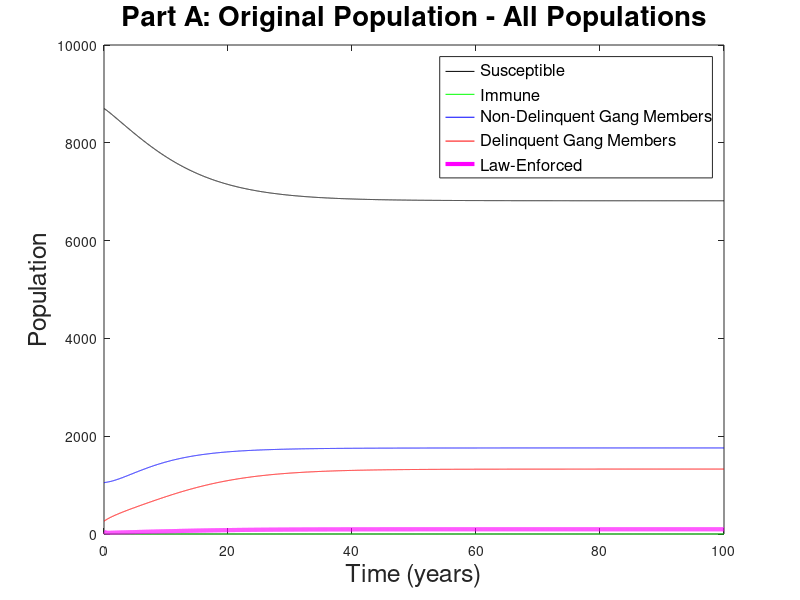
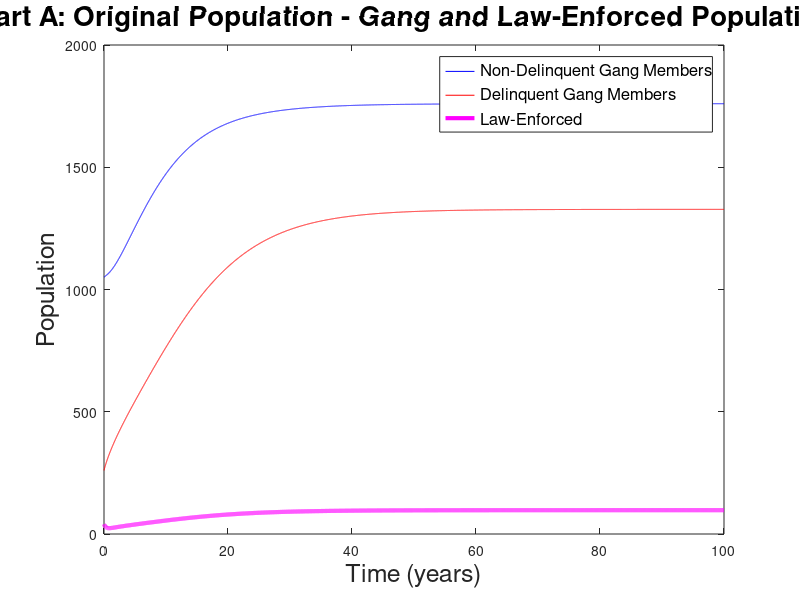
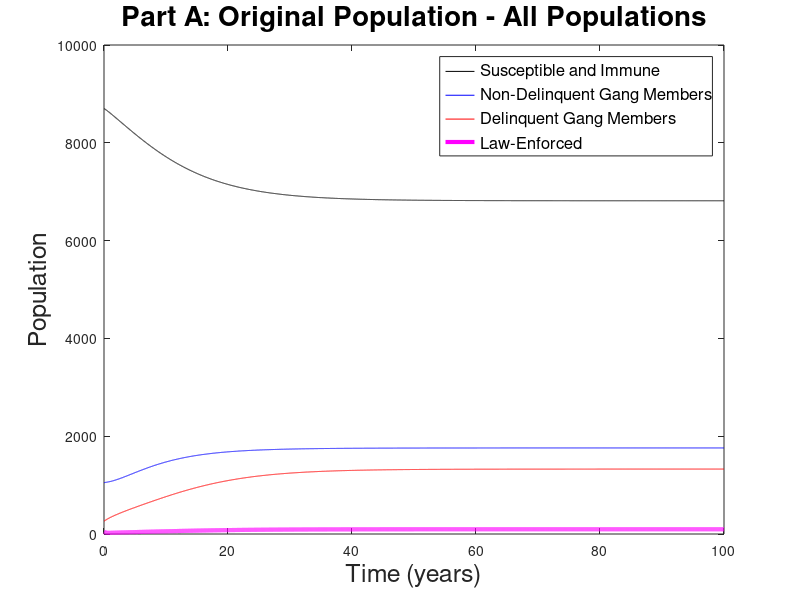
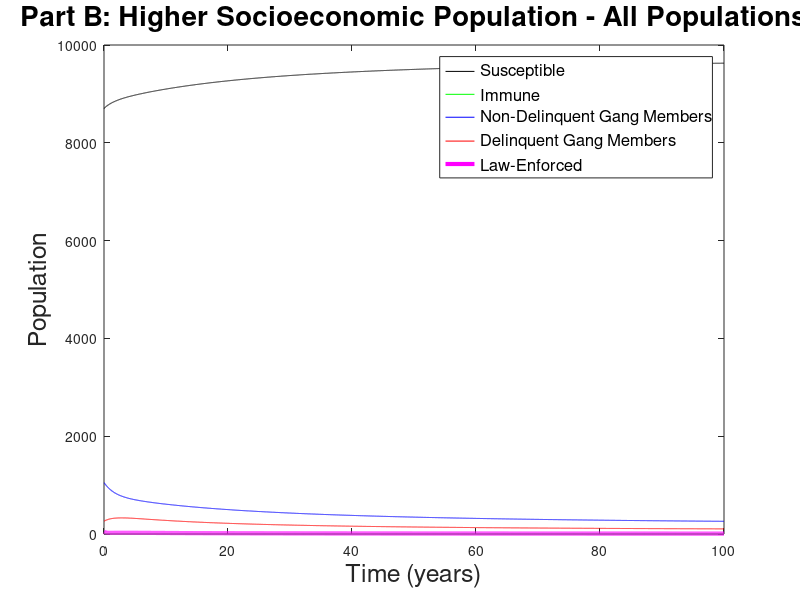

These figures' MATLAB source, in order:

% Juvenile Delinquency Model
% MTH/CSC 4170 - Project 2

%% Clear workspace
clear all;
close all;

%% Initialize variables

% Set up time increment and time vector
deltaX = 0.01;       % time step (years)
tf = 100;            % final time (years)
x = 0:deltaX:tf;     % time vector (years)

% Constants
N0 = 10000;          % total juvenile population
b = 0.60;            % gang recruitment rate (1/year)
a = 0.14;            % independent delinquency rate (1/year)
r = 0.235;           % arrest rate (1/year)
%r = 0.296;           % intervention arrest rate (1/year)
u = 3;               % release rate (1/year)
m = 1/5;             % aging rate (1/year)
v = 0.0;             % intervention rate (1/year)

%% Run both scenarios

for scenario = 1:2

    % Part A and Part B parameters
    if scenario == 1
        p = 1.00;    % peer pressure rate (1/year)
        q = 0.30;    % gang departure rate (1/year)
        scenarioName = 'Part A: Original Population';
    else
        p = 0.42;    % peer pressure rate (1/year)
        q = 0.50;    % gang departure rate (1/year)
        scenarioName = 'Part B: Higher Socioeconomic Population';
    end

    % Set up stock variables and initial conditions
    S(1) = 0.87 * N0;  % Susceptible
    G(1) = 0.105 * N0;  % Non-delinquent gang members
    D(1) = 0.026 * N0;  % Delinquent gang members
    L(1) = 0.004 * N0;  % Arrested and law-enforced
    V(1) = 0;           % Protected through early intervention

    %% Main loop
    for i = 2:length(x)

        % Compute transition rates (people per year)
        % Forward Euler

        % Susceptible to gang member
        S_to_G = (b / N0) * S(i-1) * (G(i-1) + D(i-1));

        % Gang member to susceptible
        G_to_S = q * G(i-1);

        % Gang member to delinquent through peer pressure
        G_to_D_Peer = (p / N0) * G(i-1) * D(i-1);

        % Gang member to delinquent through personal issues
        G_to_D_Personal = a * G(i-1);

        % Delinquent to law-enforced
        D_to_L = r * D(i-1);

        % Law-enforced released equally to S, G, and D
        L_to_S = (u / 3) * L(i-1);
        L_to_G = (u / 3) * L(i-1);
        L_to_D = (u / 3) * L(i-1);

        % Susceptible to immune
        S_to_V = v * S(i-1);

        % Aging into and out of the population
        Enter_S = m * N0;

        S_Out = m * S(i-1);
        V_Out = m * V(i-1);
        G_Out = m * G(i-1);
        D_Out = m * D(i-1);
        L_Out = m * L(i-1);

        % Update populations using Forward Euler
        S(i) = S(i-1) + deltaX * ...
            (Enter_S + G_to_S + L_to_S - S_to_G - S_Out - S_to_V);

        V(i) = V(i-1) + deltaX * (S_to_V - V_Out);

        G(i) = G(i-1) + deltaX * ...
            (S_to_G + L_to_G - G_to_S - G_to_D_Peer ...
            - G_to_D_Personal - G_Out);

        D(i) = D(i-1) + deltaX * ...
            (G_to_D_Peer + G_to_D_Personal + L_to_D ...
            - D_to_L - D_Out);

        L(i) = L(i-1) + deltaX * ...
            (D_to_L - L_to_S - L_to_G - L_to_D - L_Out);

    end

    %% Plot Solutions

    % First Plot: All Populations
    figure()
    plot(x, S, 'k', ...
         x, V, 'g', ...
         x, G, 'b', ...
         x, D, 'r', ...
         x, L, 'm', 'LineWidth', 3.0);

    xlabel('Time (years)', 'fontsize', 18);
    ylabel('Population', 'fontsize', 18);

    legend({'Susceptible', 'Immune', 'Non-Delinquent Gang Members', ...
            'Delinquent Gang Members', 'Law-Enforced'}, ...
            'fontsize', 12, 'location', 'best');

    title([scenarioName ' - All Populations'], 'fontsize', 20);

    


    % Second Plot: Gang and Law-Enforced Populations
    figure()
    plot(x, G, 'b', ...
         x, D, 'r', ...
         x, L, 'm', 'LineWidth', 3.0);

    xlabel('Time (years)', 'fontsize', 18);
    ylabel('Population', 'fontsize', 18);

    legend({'Non-Delinquent Gang Members', ...
            'Delinquent Gang Members', 'Law-Enforced'}, ...
            'fontsize', 12, 'location', 'best');

    title([scenarioName ' - Gang and Law-Enforced Populations'], ...
          'fontsize', 20);

    %% Equilibrium Percentages

    disp(scenarioName)
    disp(['Susceptible: ', num2str(S(end)/N0*100), '%'])
    disp(['Non-Delinquent Gang Members: ', num2str(G(end)/N0*100), '%'])
    disp(['Delinquent Gang Members: ', num2str(D(end)/N0*100), '%'])
    disp(['Law-Enforced: ', num2str(L(end)/N0*100), '%'])
    disp(' ')

    % Third Plot: Susceptible and Immune
    figure()
    plot(x, (S + V), 'k', ...
        x, G, 'b', ...
        x, D, 'r', ...
        x, L, 'm', 'LineWidth', 3.0);

    xlabel('Time (years)', 'fontsize', 18);
    ylabel('Population', 'fontsize', 18);

    legend({'Susceptible and Immune', 'Non-Delinquent Gang Members', ...
        'Delinquent Gang Members', 'Law-Enforced'}, ...
        'fontsize', 12, 'location', 'best');

    title([scenarioName ' - All Populations'], 'fontsize', 20);

end
